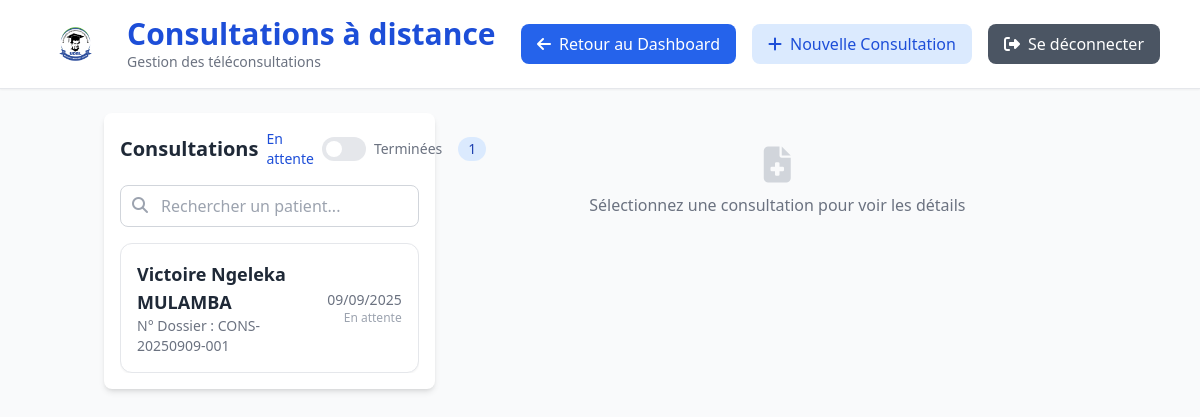
The app's page /consultation/patient-distant/ (signed in) with its own data.
### chat/models.py (models this page shows, shortened)
class FicheConsultation(models.Model):
    class EtatCivil(models.TextChoices):
        CELIBATAIRE = "Célibataire", "Célibataire"
        MARIE = "Marié(e)", "Marié(e)"
        DIVORCE = "Divorcé(e)", "Divorcé(e)"
        VEUF = "Veuf(ve)", "Veuf(ve)"
    nom_hopital = models.CharField(max_length=100, blank=True, null=True)
    nom = models.CharField(max_length=100)
    postnom = models.CharField(max_length=100)
    prenom = models.CharField(max_length=100)
    date_naissance = models.DateField()
    age = models.IntegerField()
    sexe = models.CharField(max_length=10, choices=[("M", "Masculin"), ("F", "Féminin")], null=True)
    telephone = models.CharField(max_length=30)
    etat_civil = models.CharField(max_length=30, choices=EtatCivil.choices, default=EtatCivil.CELIBATAIRE)
    occupation = models.CharField(max_length=100)
    avenue = models.CharField(max_length=100)
    quartier = models.CharField(max_length=100)
    commune = models.CharField(max_length=100)
    contact_nom = models.CharField(max_length=100)
    contact_telephone = models.CharField(max_length=30)
    contact_adresse = models.CharField(max_length=255)
    date_consultation = models.DateField(auto_now_add=True)
    heure_debut = models.TimeField(blank=True, null=True)
    heure_fin = models.TimeField(blank=True, null=True)
    numero_dossier = models.CharField(max_length=50, unique=True, blank=True)
    user = models.ForeignKey(CustomUser, on_delete=models.CASCADE, related_name="fiches", null=True, blank=True)
    temperature = models.FloatField(help_text="Température en °C", null=True, blank=True)
    spo2 = models.IntegerField(help_text="Saturation en oxygène (%)", null=True, blank=True)
    poids = models.FloatField(help_text="Poids en kg", null=True, blank=True)
    tension_arterielle = models.CharField(max_length=20, help_text="Ex: 120/80", null=True, blank=True)
    pouls = models.IntegerField(help_text="Pouls (battements/minute)", null=True, blank=True)
    frequence_respiratoire = models.IntegerField(help_text="FR (mouvements/minute)", null=True, blank=True)
    patient = models.BooleanField(default=True, help_text="Le patient est-il présent ?")
    proche = models.BooleanField(default=False, help_text="Un proche est-il présent ?")
    soignant = models.BooleanField(default=False, help_text="Un soignant est-il présent ?")
    medecin = models.BooleanField(default=False, help_text="Un médecin est-il présent ?")
    autre = models.BooleanField(default=False, help_text="Un autre intervenant est-il présent ?")
    proche_lien = models.CharField(max_length=100, blank=True, null=True)
    soignant_role = models.CharField(max_length=100, blank=True, null=True)
    autre_precisions = models.CharField(max_length=100, blank=True, null=True)
    motif_consultation = models.TextField(blank=True, null=True)
    histoire_maladie = models.TextField(blank=True, null=True)
    maison_medicaments = models.BooleanField(default=False, help_text="Des médicaments sont-ils pris à la maison ?")
    pharmacie_medicaments = models.BooleanField(
        default=False, help_text="Des médicaments sont-ils pris à la pharmacie ?"
    )
    centre_sante_medicaments = models.BooleanField(
        default=False, help_text="Des médicaments sont-ils pris au centre de santé ?"
    )
    hopital_medicaments = models.BooleanField(default=False, help_text="Des médicaments sont-ils pris à l'hôpital ?")
    medicaments_non_pris = models.BooleanField(default=False, help_text="Des médicaments n'ont-ils pas été pris ?")
    details_medicaments = models.TextField(blank=True, null=True)
    cephalees = models.BooleanField(default=False, blank=True, null=True, help_text="Le patient a-t-il des céphalées ?")
    vertiges = models.BooleanField(default=False, blank=True, null=True, help_text="Le patient a-t-il des vertiges ?")
    palpitations = models.BooleanField(
        default=False, blank=True, null=True, help_text="Le patient a-t-il des palpitations ?"
    )
    troubles_visuels = models.BooleanField(
        default=False, blank=True, null=True, help_text="Le patient a-t-il des troubles visuels ?"
    )
    nycturie = models.BooleanField(default=False, blank=True, null=True, help_text="Le patient a-t-il des nycturies ?")
    hypertendu = models.BooleanField(default=False)
    diabetique = models.BooleanField(default=False)
    epileptique = models.BooleanField(default=False)
    trouble_comportement = models.BooleanField(default=False)
    gastritique = models.BooleanField(default=False)
    class Frequence(models.TextChoices):
        NON = "non", "Non"
        RAREMENT = "rarement", "Rarement"
        SOUVENT = "souvent", "Souvent"
        TRES_SOUVENT = "tres_souvent", "Très souvent"
    tabac = models.CharField(max_length=20, choices=Frequence.choices, default=Frequence.NON)
    alcool = models.CharField(max_length=20, choices=Frequence.choices, default=Frequence.NON)
    activite_physique = models.CharField(max_length=20, choices=Frequence.choices, default=Frequence.RAREMENT)
    activite_physique_detail = models.TextField(blank=True, null=True)
    alimentation_habituelle = models.TextField(blank=True, null=True)
    allergie_medicamenteuse = models.BooleanField(default=False)
    medicament_allergique = models.CharField(max_length=255, blank=True, null=True)
    familial_drepanocytaire = models.BooleanField(default=False)
    familial_diabetique = models.BooleanField(default=False)
    familial_obese = models.BooleanField(default=False)
    familial_hypertendu = models.BooleanField(default=False)
    familial_trouble_comportement = models.BooleanField(default=False)
    lien_pere = models.BooleanField(default=False)
    lien_mere = models.BooleanField(default=False)
    lien_frere = models.BooleanField(default=False)
    lien_soeur = models.BooleanField(default=False)
    class OuiNonInconnu(models.TextChoices):
        OUI = "oui", "Oui"
        NON = "non", "Non"
        INCONNU = "inconnu", "Je ne sais pas"
    evenement_traumatique = models.CharField(max_length=10, choices=OuiNonInconnu.choices, default=OuiNonInconnu.NON)
    trauma_divorce = models.BooleanField(default=False)
    trauma_perte_parent = models.BooleanField(default=False)
    trauma_deces_epoux = models.BooleanField(default=False)
    trauma_deces_enfant = models.BooleanField(default=False)
    etat_general = models.TextField(max_length=255, blank=True, null=True)
    autres_antecedents = models.TextField(max_length=255, blank=True, null=True)
    class Etat(models.TextChoices):
        CONSERVE = "Conservé", "Conservé"
        ALTERE = "Altéré", "Altéré"
    etat = models.CharField(max_length=20, choices=Etat.choices)
    par_quoi = models.TextField(max_length=255, blank=True, null=True)
    class Capacite(models.TextChoices):
        TOP = "Top", "Top"
        MOYEN = "Moyen", "Moyen"
        BAS = "Bas", "Bas"
    capacite_physique = models.CharField(max_length=20, choices=Capacite.choices)
    capacite_physique_score = models.CharField(max_length=10, blank=True, null=True)
    capacite_psychologique = models.CharField(max_length=20, choices=Capacite.choices)
    capacite_psychologique_score = models.CharField(max_length=10, blank=True, null=True)
    class OuiNon(models.TextChoices):
        OUI = "Oui", "Oui"
        NON = "Non", "Non"
    class ColorationBulbaire(models.TextChoices):
        NORMALE = "normale", "Normale"
        JAUNATRE = "jaunatre", "Jaunâtre"
        ROUGEATRE = "rougeatre", "Rougeâtre"
    class ColorationPalpebrale(models.TextChoices):
        NORMALE = "normale", "Normale"
        PALE = "pale", "Pâle"
    febrile = models.CharField(max_length=10, choices=OuiNon.choices)
    coloration_bulbaire = models.CharField(
        max_length=20, choices=ColorationBulbaire.choices, default=ColorationBulbaire.NORMALE
    )
    coloration_palpebrale = models.CharField(
        max_length=20, choices=ColorationPalpebrale.choices, default=ColorationPalpebrale.NORMALE
    )
    class Tegument(models.TextChoices):
        NORMAL = "Normal", "Normal"
        ANORMAL = "Anormal", "Anormal"
    tegument = models.CharField(max_length=20, choices=Tegument.choices)
    tete = models.TextField(blank=True, null=True)
    cou = models.TextField(blank=True, null=True)
    paroi_thoracique = models.TextField(blank=True, null=True)
    poumons = models.TextField(blank=True, null=True)
    coeur = models.TextField(blank=True, null=True)
    epigastre_hypochondres = models.TextField(blank=True, null=True)
    peri_ombilical_flancs = models.TextField(blank=True, null=True)
    hypogastre_fosses_iliaques = models.TextField(blank=True, null=True)
    membres = models.TextField(blank=True, null=True)
    colonne_bassin = models.TextField(blank=True, null=True)
    examen_gynecologique = models.TextField(blank=True, null=True)
    preoccupations = models.TextField(blank=True, null=True)
    comprehension = models.TextField(blank=True, null=True)
    attentes = models.TextField(blank=True, null=True)
    engagement = models.TextField(blank=True, null=True)
    hypothese_patient_medecin = models.TextField(
        blank=True, null=True, help_text="À quoi pensez-vous ? Hypothèse diagnostique du patient ou médecin"
    )
    analyses_proposees = models.TextField(blank=True, null=True, help_text="Analyses paracliniques que vous proposez")
    is_patient_distance = models.BooleanField(default=False)
    status = models.CharField(max_length=20, choices=STATUS_CHOICES, default=STATUS_EN_ANALYSE)
    commentaire_rejet = models.TextField(blank=True, null=True, help_text="Motif détaillé en cas de rejet")
    diagnostic = models.TextField(blank=True, null=True)
    traitement = models.TextField(blank=True, null=True)
    examen_complementaire = models.TextField(blank=True, null=True)
    recommandations = models.TextField(blank=True, null=True)
    medecin_validateur = models.ForeignKey(
        CustomUser, on_delete=models.SET_NULL, null=True, blank=True, related_name="consultations_validees"
    )
    assigned_medecin = models.ForeignKey(
        CustomUser,
        on_delete=models.SET_NULL,
        null=True,
        blank=True,
        related_name="consultations_assignees",
        help_text="Médecin assigné pour le suivi de la consultation",
    )
    date_validation = models.DateTimeField(null=True, blank=True)
    created_at = models.DateTimeField(auto_now_add=True)
    diagnostic_ia = models.TextField(blank=True, null=True)
    signature_medecin = models.FileField(
        upload_to="signatures/", blank=True, null=True, help_text="Signature du médecin pour valider la consultation"
    )
    class Meta:
        verbose_name = "Fiche de Consultation"
        verbose_name_plural = "Fiches de Consultation"
        ordering = ["-date_consultation"]

### chat/views.py (the view)
@method_decorator(user_passes_test(is_medecin), name="dispatch")
class ConsultationPatientDistantView(LoginRequiredMixin, TemplateView):
    template_name = "chat/consultation_patient_distant.html"
    def get_context_data(self, **kwargs):
        context = super().get_context_data(**kwargs)
        consultations_en_analyse = FicheConsultation.objects.filter(
            is_patient_distance=True, status="en_analyse"
        ).order_by("-id")
        consultations_terminees = FicheConsultation.objects.filter(
            is_patient_distance=True, status="analyse_terminee"
        ).order_by("-id")
        context["consultations_en_attente"] = consultations_en_analyse
        context["consultations_terminees"] = consultations_terminees
        context["consultations_en_attente_count"] = consultations_en_analyse.count()
        context["consultations_terminees_count"] = consultations_terminees.count()
        return context

### chat/templates/chat/consultation_patient_distant.html (shortened to what this page needs)
<!DOCTYPE html>
<html lang="fr">
<head>
    <script src="https://cdn.tailwindcss.com"></script>
    <link rel="stylesheet" href="https://cdnjs.cloudflare.com/ajax/libs/font-awesome/6.4.0/css/all.min.css">
</head>
<body class="bg-gray-50 font-sans">
    <div id="doctor-interface">
        {% include 'chat/header.html' with page_title="Consultations à distance" %}
        <main class="container mx-auto px-4 py-6">
            <div class="flex flex-col md:flex-row gap-6">
                <div class="md:w-1/3">
                    <div class="bg-white rounded-lg shadow-md p-4 sticky top-4">
                        <div class="flex flex-col sm:flex-row sm:justify-between sm:items-center mb-4 gap-2">
                            <h2 class="text-xl font-semibold text-gray-800">Consultations</h2>
                            <div class="flex items-center space-x-4">
                                <div class="flex items-center space-x-2">
                                    <span id="toggle-label-attente" class="text-sm font-medium transition-colors text-blue-700">En attente</span>
                                    <label class="relative inline-flex items-center cursor-pointer select-none">
                                        <div class="w-11 h-6 bg-gray-200 rounded-full peer peer-checked:bg-blue-600 transition"></div>
                                        <div class="dot absolute left-1 top-1 bg-white w-4 h-4 rounded-full transition peer-checked:translate-x-5"></div>
                                    </label>
                                    <span id="toggle-label-terminee" class="text-sm font-medium transition-colors text-gray-500">Terminées</span>
                                </div>
                                <span id="pending-count-attente" class="bg-blue-100 text-blue-800 text-sm font-medium px-2.5 py-0.5 rounded-full ml-2">
                                    {{ consultations_en_attente_count|default:"0" }}
                                </span>
                            </div>
                        </div>
                        <div class="mb-4">
                            <div class="relative">
                                <input type="text" id="search-consultations" placeholder="Rechercher un patient..." class="w-full pl-10 pr-4 py-2 border border-gray-300 rounded-lg focus:ring-blue-500 focus:border-blue-500">
                                <i class="fas fa-search absolute left-3 top-3 text-gray-400"></i>
                            </div>
                        </div>
                        <div id="consultations-list-attente" class="space-y-4 max-h-[calc(100vh-220px)] overflow-y-auto">
                            {% if consultations_en_attente %}
                                {% for consultation in consultations_en_attente %}
                                    <div onclick="loadConsultation({{ consultation.id }})"
                                        class="bg-white border border-gray-200 rounded-xl p-4 shadow-sm hover:shadow-md cursor-pointer transition duration-200">
                                        <div class="flex items-center justify-between">
                                            <div>
                                                <p class="text-lg font-semibold text-gray-800">
                                                    {{ consultation.nom }} {{ consultation.postnom }}
                                                </p>
                                                <p class="text-sm text-gray-500">
                                                    N° Dossier : <span class="font-medium">{{ consultation.numero_dossier }}</span>
                                                </p>
                                            </div>
                                            <div class="text-right">
                                                <p class="text-sm text-gray-500">
                                                    {{ consultation.date_consultation|date:"d/m/Y" }}
                                                </p>
                                                <p class="text-xs text-gray-400">En attente</p>
                                            </div>
                                        </div>
                                    </div>
                                {% endfor %}
                            {% else %}
                                <p class="text-gray-500 text-center py-4">Aucune consultation en attente</p>
                            {% endif %}
                        </div>
                    </div>
                </div>
                <div id="consultation-detail" class="w-full">
                    <div class="text-center py-8" id="consultation-detail-placeholder">
                        <i class="fas fa-file-medical text-4xl text-gray-300 mb-2"></i>
                        <p class="text-gray-500">Sélectionnez une consultation pour voir les détails</p>
                    </div>
                </div>
        </main>
    </div>
</body>
</html>

### records on screen
FicheConsultation: nom "Victoire Ngeleka", postnom "MULAMBA", numero_dossier "CONS-20250909-001", date_consultation "09/09/2025"

### other values on screen
{{ page_title }} "Consultations à distance"
{{ consultations_en_attente_count|default:"0" }} "1"
